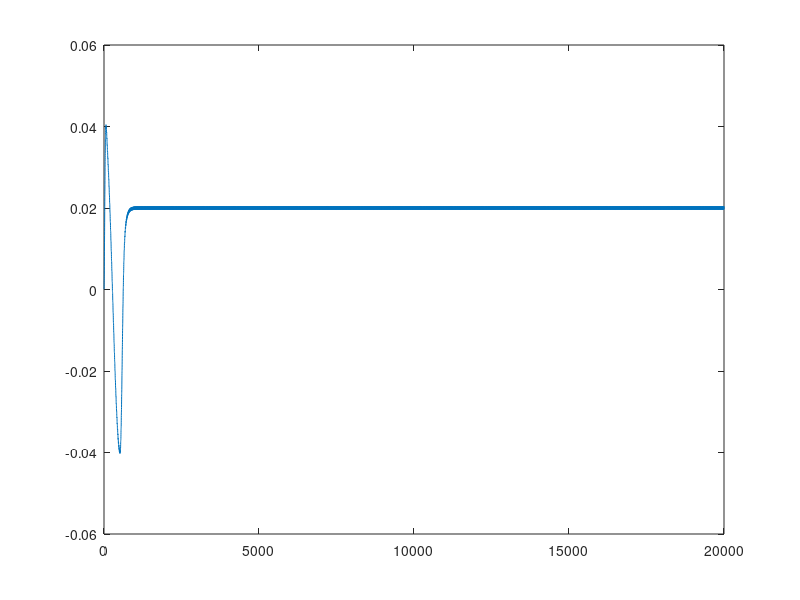

The MATLAB script that drew this image:
clear all; close all;

Ts = 1e-3;
N = 20000;

t = (1:N)' .* Ts;

x = cos(2*pi*49*t); % interference

[b, a] = butter(2, 10 * (2*Ts));

phi_init = 2*pi*50*Ts;
phi = 0;

y = zeros(N,1); % output of loop low-pass filter
pd = zeros(N,1); % o/p of multiplier
tmp = zeros(N,1);
xr = zeros(N,1);

loop_gain = 0.08;

for it=1:N
    xr(it) = cos(phi_init*(it + phi));
    pd(it) = xr(it) * x(it) * loop_gain;
    
    for ind=1:max(size(b))
        if (it - ind + 1) >= 1
            y(it) = y(it) + b(ind) * pd(it - ind + 1);
        end
    end
    for ind=2:max(size(a))
        if (it - ind + 1) >= 1
            y(it) = y(it) - a(ind) * y(it - ind + 1);
        end
    end
    if it > 500 % give some time for the filter to settle
        phi = phi - y(it);
    end
end

plot(y);